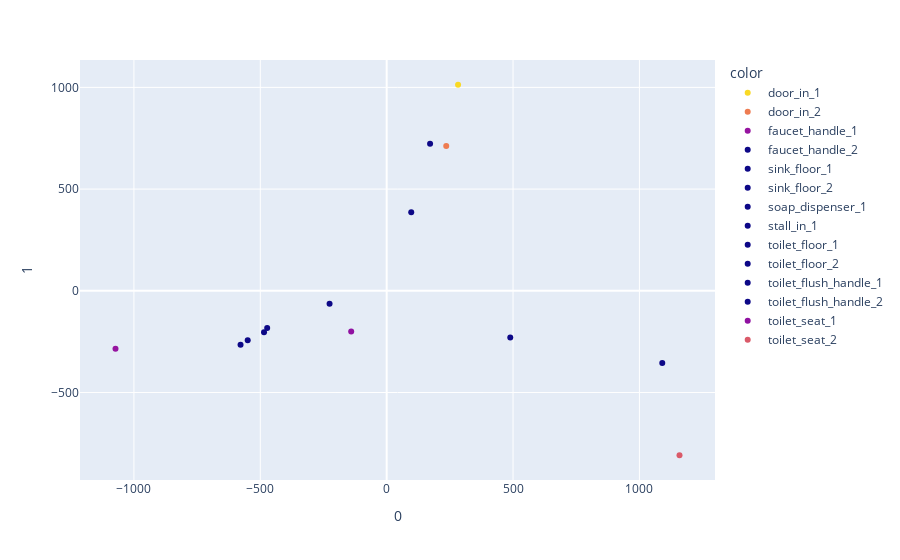

Source (notebook cell):
### Code cell
import plotly.express as px
from sklearn.decomposition import PCA

"""
ACP mieux
""" 

bacternames = dfTaxo['Taxo'] #this column has microbes names
dfTaxo_tr = dfTaxo.T # transpose, rows will be locations, columns the microbes
dfTaxo_tr.columns = bacternames
y = np.array([0,0,1,1,2,2,3,4,5,5,6,6,7,7]) #localisation categories
dfTaxo_tr
dfTaxo_trnew = dfTaxo_tr.drop(index=['Taxo']) # delete this line :  'Taxo  Propionibacterimu  Fiedmanniella .....'
X = dfTaxo_trnew.values
pca = PCA(n_components=2)
components = pca.fit_transform(X,y)

fig = px.scatter(components, x=0, y=1 , color = dfTaxo_trnew.index,
                 color_discrete_sequence=cols)  #pourqoui la palette ne s'applique pas???
fig.show()

### Figure 1 — Plotly figure (JSON) as saved in the notebook; plotly's stock layout.template omitted (floating-point values rounded to 4 significant figures)
{"data": [{"hovertemplate": "color=door_in_1<br>0=%{x}<br>1=%{y}<extra></extra>", "legendgroup": "door_in_1", "marker": {"color": [0.8249, 0.8847, 0.1062], "symbol": "circle"}, "mode": "markers", "name": "door_in_1", "orientation": "v", "showlegend": true, "type": "scatter", "x": [282.5], "xaxis": "x", "y": [1013.0], "yaxis": "y"}, {"hovertemplate": "color=door_in_2<br>0=%{x}<br>1=%{y}<extra></extra>", "legendgroup": "door_in_2", "marker": {"color": [0.6473, 0.8584, 0.2099], "symbol": "circle"}, "mode": "markers", "name": "door_in_2", "orientation": "v", "showlegend": true, "type": "scatter", "x": [235.7], "xaxis": "x", "y": [711.5], "yaxis": "y"}, {"hovertemplate": "color=faucet_handle_1<br>0=%{x}<br>1=%{y}<extra></extra>", "legendgroup": "faucet_handle_1", "marker": {"color": [0.4775, 0.8214, 0.3182], "symbol": "circle"}, "mode": "markers", "name": "faucet_handle_1", "orientation": "v", "showlegend": true, "type": "scatter", "x": [-1073.0], "xaxis": "x", "y": [-284.4], "yaxis": "y"}, {"hovertemplate": "color=faucet_handle_2<br>0=%{x}<br>1=%{y}<extra></extra>", "legendgroup": "faucet_handle_2", "marker": {"color": [0.3278, 0.774, 0.4066], "symbol": "circle"}, "mode": "markers", "name": "faucet_handle_2", "orientation": "v", "showlegend": true, "type": "scatter", "x": [1090.0], "xaxis": "x", "y": [-354.4], "yaxis": "y"}, {"hovertemplate": "color=sink_floor_1<br>0=%{x}<br>1=%{y}<extra></extra>", "legendgroup": "sink_floor_1", "marker": {"color": [0.208, 0.7187, 0.4729], "symbol": "circle"}, "mode": "markers", "name": "sink_floor_1", "orientation": "v", "showlegend": true, "type": "scatter", "x": [-485.2], "xaxis": "x", "y": [-203.6], "yaxis": "y"}, {"hovertemplate": "color=sink_floor_2<br>0=%{x}<br>1=%{y}<extra></extra>", "legendgroup": "sink_floor_2", "marker": {"color": [0.1347, 0.6586, 0.5176], "symbol": "circle"}, "mode": "markers", "name": "sink_floor_2", "orientation": "v", "showlegend": true, "type": "scatter", "x": [-549.8], "xaxis": "x", "y": [-242.5], "yaxis": "y"}, {"hovertemplate": "color=soap_dispenser_1<br>0=%{x}<br>1=%{y}<extra></extra>", "legendgroup": "soap_dispenser_1", "marker": {"color": [0.1206, 0.5964, 0.5436], "symbol": "circle"}, "mode": "markers", "name": "soap_dispenser_1", "orientation": "v", "showlegend": true, "type": "scatter", "x": [171.8], "xaxis": "x", "y": [723.4], "yaxis": "y"}, {"hovertemplate": "color=stall_in_1<br>0=%{x}<br>1=%{y}<extra></extra>", "legendgroup": "stall_in_1", "marker": {"color": [0.1391, 0.5338, 0.5553], "symbol": "circle"}, "mode": "markers", "name": "stall_in_1", "orientation": "v", "showlegend": true, "type": "scatter", "x": [97.2], "xaxis": "x", "y": [386.4], "yaxis": "y"}, {"hovertemplate": "color=toilet_floor_1<br>0=%{x}<br>1=%{y}<extra></extra>", "legendgroup": "toilet_floor_1", "marker": {"color": [0.1636, 0.4711, 0.5581], "symbol": "circle"}, "mode": "markers", "name": "toilet_floor_1", "orientation": "v", "showlegend": true, "type": "scatter", "x": [-472.8], "xaxis": "x", "y": [-182.4], "yaxis": "y"}, {"hovertemplate": "color=toilet_floor_2<br>0=%{x}<br>1=%{y}<extra></extra>", "legendgroup": "toilet_floor_2", "marker": {"color": [0.1906, 0.4071, 0.5561], "symbol": "circle"}, "mode": "markers", "name": "toilet_floor_2", "orientation": "v", "showlegend": true, "type": "scatter", "x": [-578.2], "xaxis": "x", "y": [-265.7], "yaxis": "y"}, {"hovertemplate": "color=toilet_flush_handle_1<br>0=%{x}<br>1=%{y}<extra></extra>", "legendgroup": "toilet_flush_handle_1", "marker": {"color": [0.222, 0.3392, 0.5488], "symbol": "circle"}, "mode": "markers", "name": "toilet_flush_handle_1", "orientation": "v", "showlegend": true, "type": "scatter", "x": [-225.9], "xaxis": "x", "y": [-64.06], "yaxis": "y"}, {"hovertemplate": "color=toilet_flush_handle_2<br>0=%{x}<br>1=%{y}<extra></extra>", "legendgroup": "toilet_flush_handle_2", "marker": {"color": [0.2539, 0.2653, 0.53], "symbol": "circle"}, "mode": "markers", "name": "toilet_flush_handle_2", "orientation": "v", "showlegend": true, "type": "scatter", "x": [489.0], "xaxis": "x", "y": [-229.4], "yaxis": "y"}, {"hovertemplate": "color=toilet_seat_1<br>0=%{x}<br>1=%{y}<extra></extra>", "legendgroup": "toilet_seat_1", "marker": {"color": [0.2771, 0.1852, 0.4899], "symbol": "circle"}, "mode": "markers", "name": "toilet_seat_1", "orientation": "v", "showlegend": true, "type": "scatter", "x": [-140.4], "xaxis": "x", "y": [-199.5], "yaxis": "y"}, {"hovertemplate": "color=toilet_seat_2<br>0=%{x}<br>1=%{y}<extra></extra>", "legendgroup": "toilet_seat_2", "marker": {"color": [0.2827, 0.1002, 0.4222], "symbol": "circle"}, "mode": "markers", "name": "toilet_seat_2", "orientation": "v", "showlegend": true, "type": "scatter", "x": [1159.0], "xaxis": "x", "y": [-808.3], "yaxis": "y"}], "layout": {"legend": {"title": {"text": "color"}, "tracegroupgap": 0}, "margin": {"t": 60}, "xaxis": {"anchor": "y", "domain": [0, 1], "title": {"text": "0"}}, "yaxis": {"anchor": "x", "domain": [0, 1], "title": {"text": "1"}}}}
